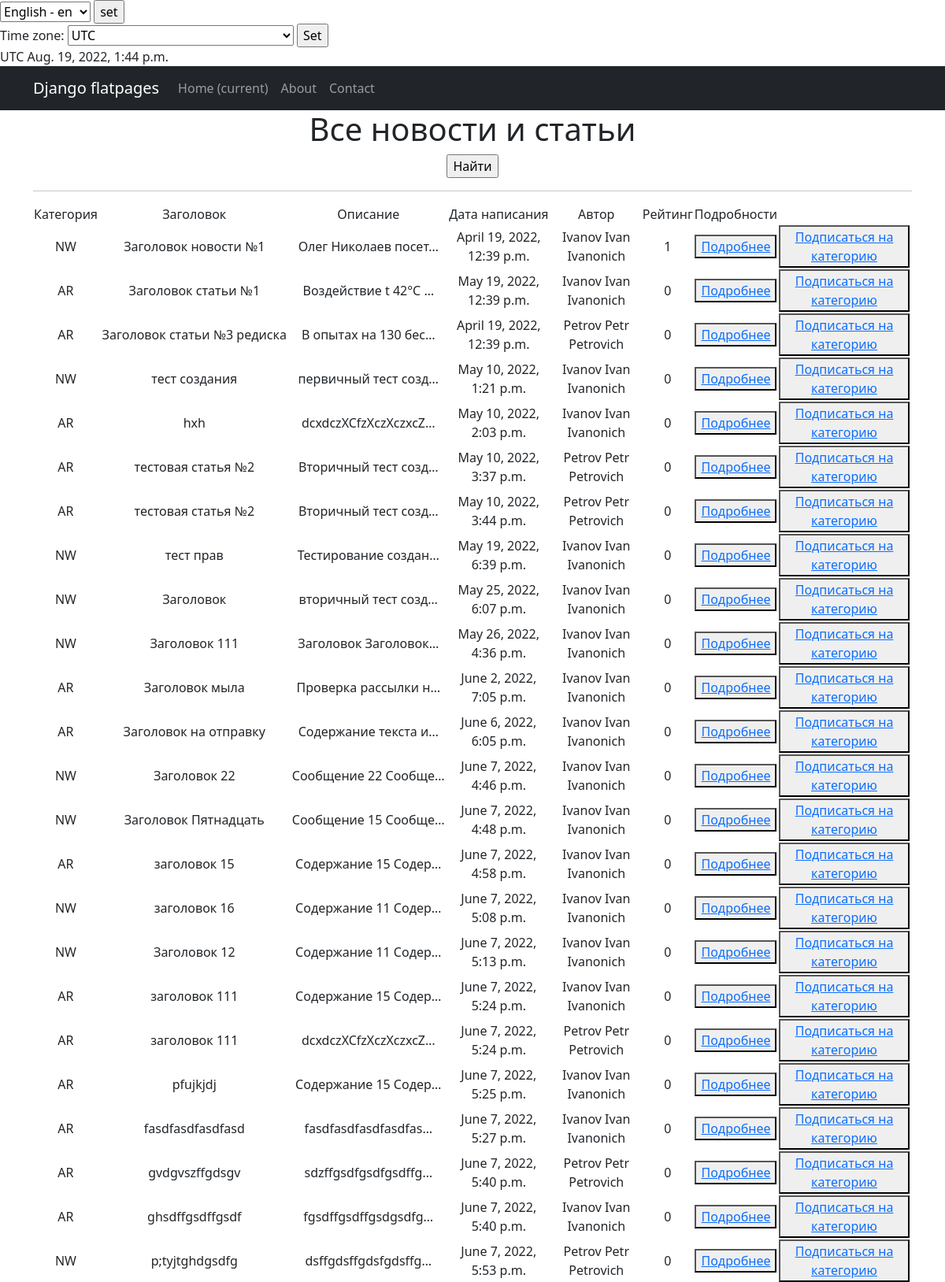
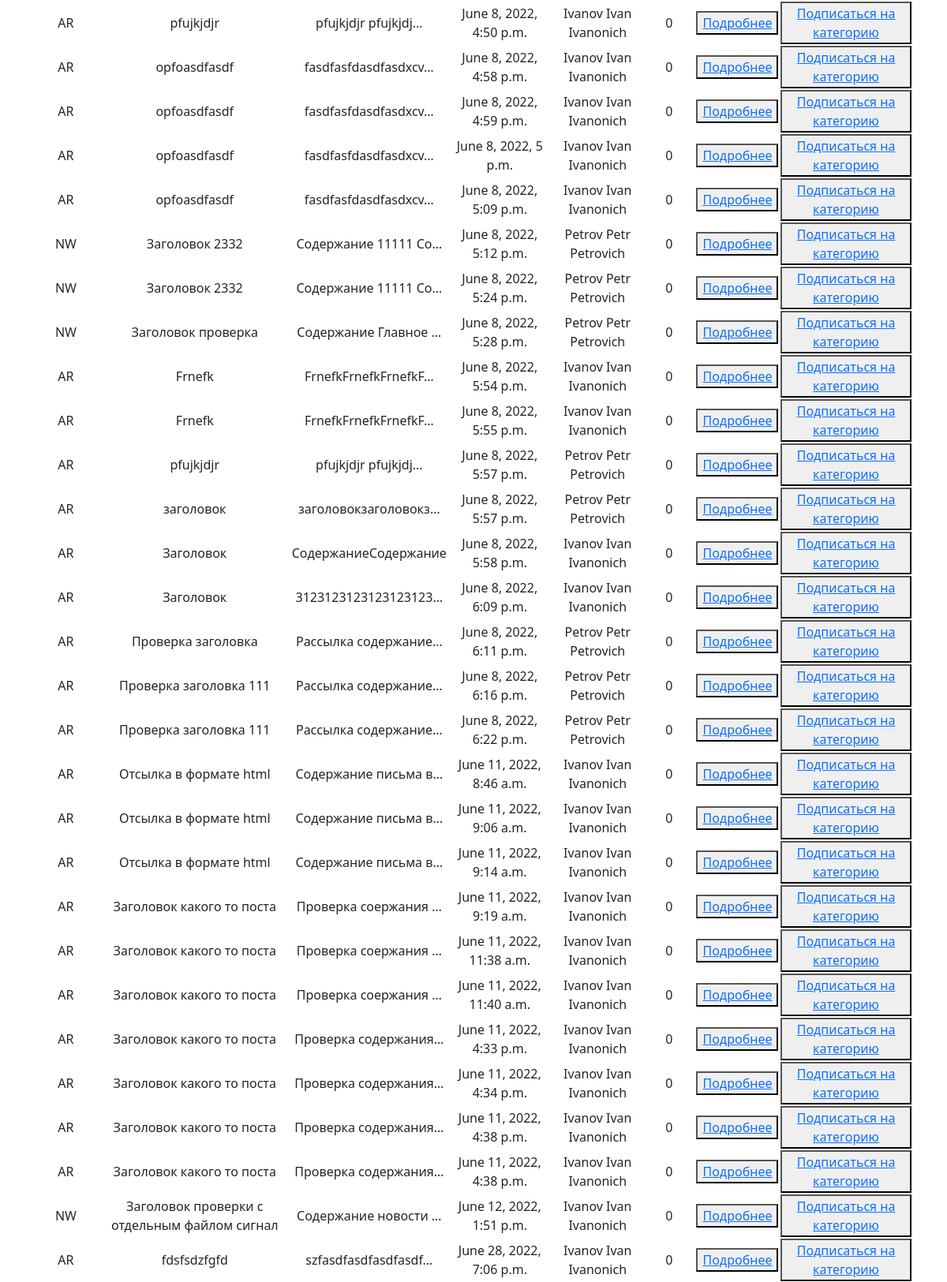
The page /news/ on the database as committed earlier (2 pictures, top to bottom).
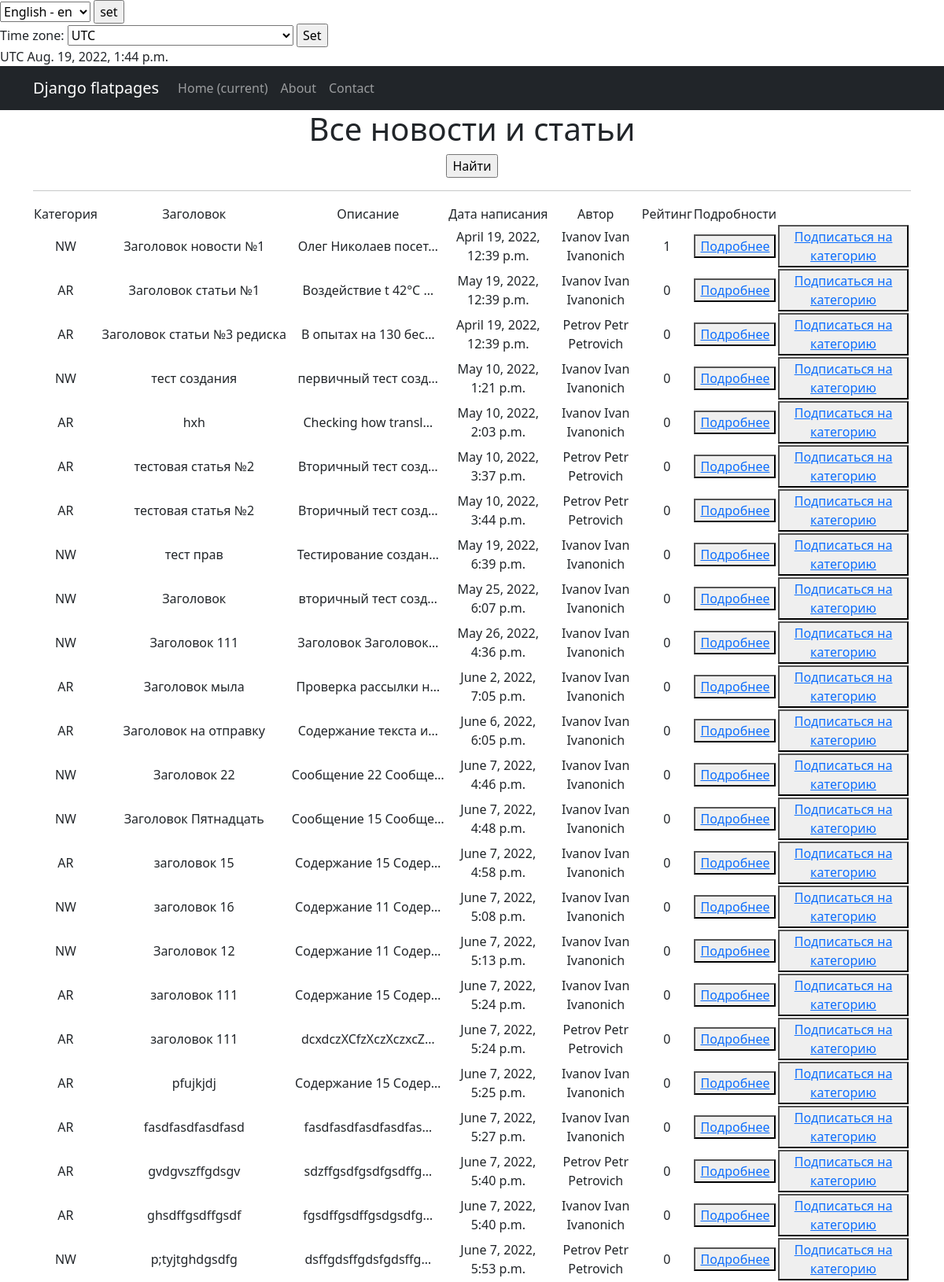
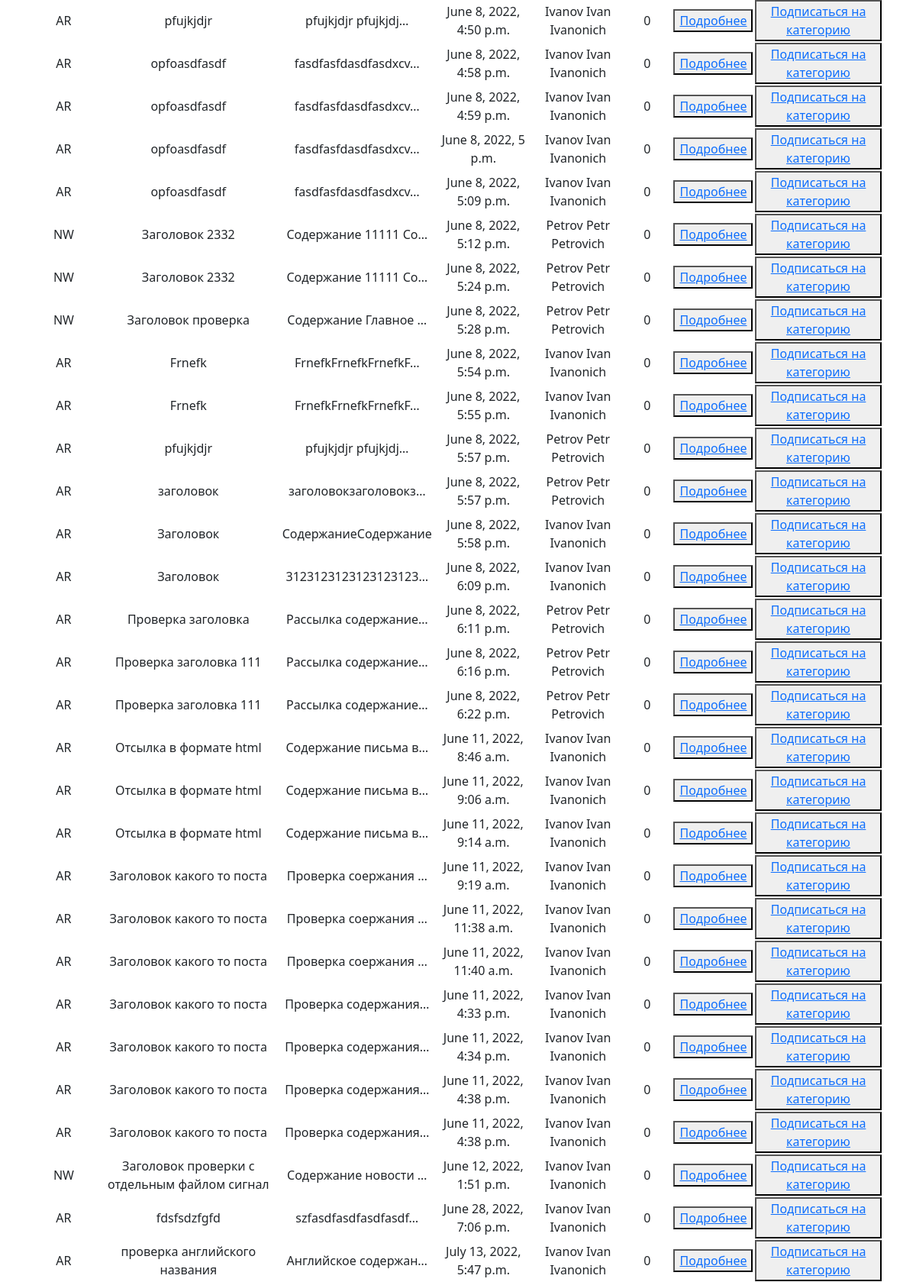
The same page on the database as committed later (2 pictures, top to bottom).
### news/models.py (models this page shows, shortened)
class Post(models.Model):
    author = models.ForeignKey(Author, on_delete=models.CASCADE)
    NEWS = 'NW'
    ARTICLE = 'AR'
    CATEGORY_CHOICES = (
        (NEWS, 'Новость'),
        (ARTICLE, 'Статья'),
    )
    categoryType = models.CharField(max_length=2, choices=CATEGORY_CHOICES, default=ARTICLE)
    dateCreation = models.DateTimeField(auto_now_add=True)
    postCategory = models.ManyToManyField(Category, through='PostCategory')
    title = models.CharField(max_length=128)
    text = models.TextField()
    rating = models.SmallIntegerField(default=0)

class Author(models.Model):
    authorUser = models.OneToOneField(User, on_delete=models.CASCADE)
    ratingAuthor = models.SmallIntegerField(default=0)

### news/views.py (the view, shortened to what this page needs)
# urls.py: path('', cache_page(60)(PostsList.as_view())),# кэширование на список новостей. Раз в 1 минут (запись в сек)
class PostsList(ListView):
    model = Post
    ordering = 'dateCreation'
    template_name = 'news.html'
    context_object_name = 'posts'
    paginate_by = 10
    def get(self, request):
        current_time = timezone.now()
        posts = Post.objects.all()
        context = {
            'posts': posts,
            'current_time': current_time,
            'timezones': pytz.common_timezones,  # добавляем в контекст все доступные часовые пояса
        }
        return HttpResponse(render(request, 'news.html', context))

### templates/news.html (shortened to what this page needs)
{% extends 'flatpages/default.html' %}
{% block content %}
   <h1>Все новости и статьи</h1>
   <form action="" method="get">
       <input type="submit" value="Найти" />
   </form>
   <hr>
   {% if posts %}
       <table>
           <tr>
               <td>Категория</td>
               <td>Заголовок</td>
               <td>Описание</td>
               <td>Дата написания</td>
               <td>Автор</td>
               <td>Рейтинг</td>
               <td>Подробности</td>
           </tr>
           {% for post in posts %}
           <tr>
               <td>{{ post.categoryType }}</td>
               <td>{{ post.title}}</td>
               <td>{{ post.text|truncatechars:20 }}</td>
               <td>{{ post.dateCreation }}</td>
               <td>{{ post.author.authorUser }}</td>
               <td>{{ post.rating }}</td>
               <td><button> <a href=/news/{{ post.id }}> Подробнее</a></button></td>
               <td><button> <a href="sub/">Подписаться на категорию</a> </button><td>
           </tr>
           {% endfor %}
       </table>
   {% else %}
       <h2>Статей/новостей нет!</h2>
   {% endif %}
{% endblock content %}

### templates/flatpages/default.html (shortened to what this page needs)
<!DOCTYPE html>
{% load i18n %}
{% load tz %}
{% load static %}
<html lang="en">
    <head>
        <link href="{% static 'css/styles.css' %}" rel="stylesheet" />
    </head>
    <body>
        <form action="{% url 'set_language' %}" method="POST"> {% csrf_token %}
            <select name="language" id="">
            {% get_available_languages as LANGUAGES %}
            {% get_language_info_list for LANGUAGES as languages %}
            {% for language in languages %}
                <option value="{{ language.code }}" {% if language.code == LANGUAGE_CODE %} selected {% endif %}>
                    {{ language.name_local }} - {{ language.code }}
                </option>
            {% endfor %}
        </select>
        <input type="submit" value="set">
        </form>
        {% get_current_timezone as TIME_ZONE %}
        <form action="" method="POST">
            <label for="timezone">Time zone:</label>
            <select name="timezone">
                {% for tz in timezones %}
                <option value="{{ tz }}"{% if tz == TIME_ZONE %} selected{% endif %}>{{ tz }}</option>
                {% endfor %}
            </select>
            <input type="submit" value="Set">
        </form>
        {{ TIME_ZONE }}
        {{ current_time|timezone:TIME_ZONE }}
        {% load cache %}
            {% cache 300 header %}
            <nav class="navbar navbar-expand-lg navbar-dark bg-dark static-top">
               <div class="container">
                   <a class="navbar-brand" href="#">Django flatpages</a>
                   <div class="collapse navbar-collapse" id="navbarResponsive">
                       <ul class="navbar-nav ml-auto">
                           <li class="nav-item active">
                               <a class="nav-link" href="#">{% trans "Home"%}
                                   <span class="sr-only">(current)</span>
                               </a>
                           </li>
                           <li class="nav-item">
                               <a class="nav-link" href="/about/">{% trans "About"%}</a>
                           </li>
                           <li class="nav-item">
                               <a class="nav-link" href="/contacts/">{% trans "Contact"%}</a>
                           </li>
                       </ul>
                   </div>
               </div>
            </nav>
            {% endcache %}
        <div class="container">
           <div class="row">
               <div class="col-lg-12 text-center">
                   {% block content %}{% endblock content %}
               </div>
           </div>
</div>
    </body>
</html>

Rows that differ between the two databases and show on the page:
changed Post "hxh": text "dcxdczXCfzXczXczxcZ…" → "Checking how transl…"
added Post: categoryType "AR", title "проверка английского названия", text "Английское содержан…", dateCreation "July 13, 2022, 5:47 p.m.", author.authorUser "Ivanov Ivan Ivanonich", rating "0"
